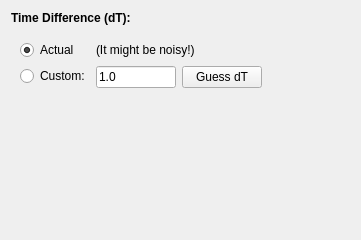
<?xml version="1.0" encoding="UTF-8"?>
<ui version="4.0">
 <class>IntegralTransform</class>
 <widget class="QWidget" name="IntegralTransform">
  <property name="geometry">
   <rect>
    <x>0</x>
    <y>0</y>
    <width>361</width>
    <height>240</height>
   </rect>
  </property>
  <property name="minimumSize">
   <size>
    <width>200</width>
    <height>0</height>
   </size>
  </property>
  <property name="windowTitle">
   <string>Form</string>
  </property>
  <layout class="QVBoxLayout" name="verticalLayout">
   <item>
    <widget class="QLabel" name="label">
     <property name="font">
      <font>
       <bold>true</bold>
      </font>
     </property>
     <property name="text">
      <string>Time Difference (dT):</string>
     </property>
    </widget>
   </item>
   <item>
    <widget class="QFrame" name="frame">
     <layout class="QFormLayout" name="formLayout">
      <item row="1" column="0">
       <widget class="QRadioButton" name="radioActual">
        <property name="toolTip">
         <string>&lt;html&gt;&lt;head/&gt;&lt;body&gt;&lt;p&gt;use the actual difference in time between two consecutive points.&lt;/p&gt;&lt;/body&gt;&lt;/html&gt;</string>
        </property>
        <property name="text">
         <string>Actual </string>
        </property>
        <property name="checked">
         <bool>true</bool>
        </property>
       </widget>
      </item>
      <item row="1" column="1">
       <widget class="QLabel" name="label_2">
        <property name="text">
         <string>(It might be noisy!)</string>
        </property>
       </widget>
      </item>
      <item row="2" column="0">
       <widget class="QRadioButton" name="radioCustom">
        <property name="toolTip">
         <string>&lt;html&gt;&lt;head/&gt;&lt;body&gt;&lt;p&gt;Use a fixed, custom value of dT.&lt;/p&gt;&lt;/body&gt;&lt;/html&gt;</string>
        </property>
        <property name="text">
         <string>Custom:</string>
        </property>
       </widget>
      </item>
      <item row="2" column="1">
       <layout class="QHBoxLayout" name="horizontalLayout_2">
        <property name="bottomMargin">
         <number>11</number>
        </property>
        <item>
         <widget class="LineEdit" name="lineEditCustom">
          <property name="maximumSize">
           <size>
            <width>80</width>
            <height>16777215</height>
           </size>
          </property>
          <property name="text">
           <string>1.0</string>
          </property>
         </widget>
        </item>
        <item>
         <widget class="QPushButton" name="buttonCompute">
          <property name="maximumSize">
           <size>
            <width>16777215</width>
            <height>16777215</height>
           </size>
          </property>
          <property name="toolTip">
           <string>&lt;html&gt;&lt;head/&gt;&lt;body&gt;&lt;p&gt;Calculate the correct delta time.&lt;/p&gt;&lt;p&gt;It tries to filter out outliers.&lt;/p&gt;&lt;/body&gt;&lt;/html&gt;</string>
          </property>
          <property name="text">
           <string>Guess dT</string>
          </property>
         </widget>
        </item>
        <item>
         <spacer name="horizontalSpacer_2">
          <property name="orientation">
           <enum>Qt::Horizontal</enum>
          </property>
          <property name="sizeHint" stdset="0">
           <size>
            <width>40</width>
            <height>20</height>
           </size>
          </property>
         </spacer>
        </item>
       </layout>
      </item>
     </layout>
    </widget>
   </item>
   <item>
    <spacer name="verticalSpacer">
     <property name="orientation">
      <enum>Qt::Vertical</enum>
     </property>
     <property name="sizeHint" stdset="0">
      <size>
       <width>20</width>
       <height>57</height>
      </size>
     </property>
    </spacer>
   </item>
  </layout>
 </widget>
 <customwidgets>
  <customwidget>
   <class>LineEdit</class>
   <extends>QLineEdit</extends>
   <header>PlotJuggler/line_edit.h</header>
  </customwidget>
 </customwidgets>
 <resources/>
 <connections/>
</ui>
